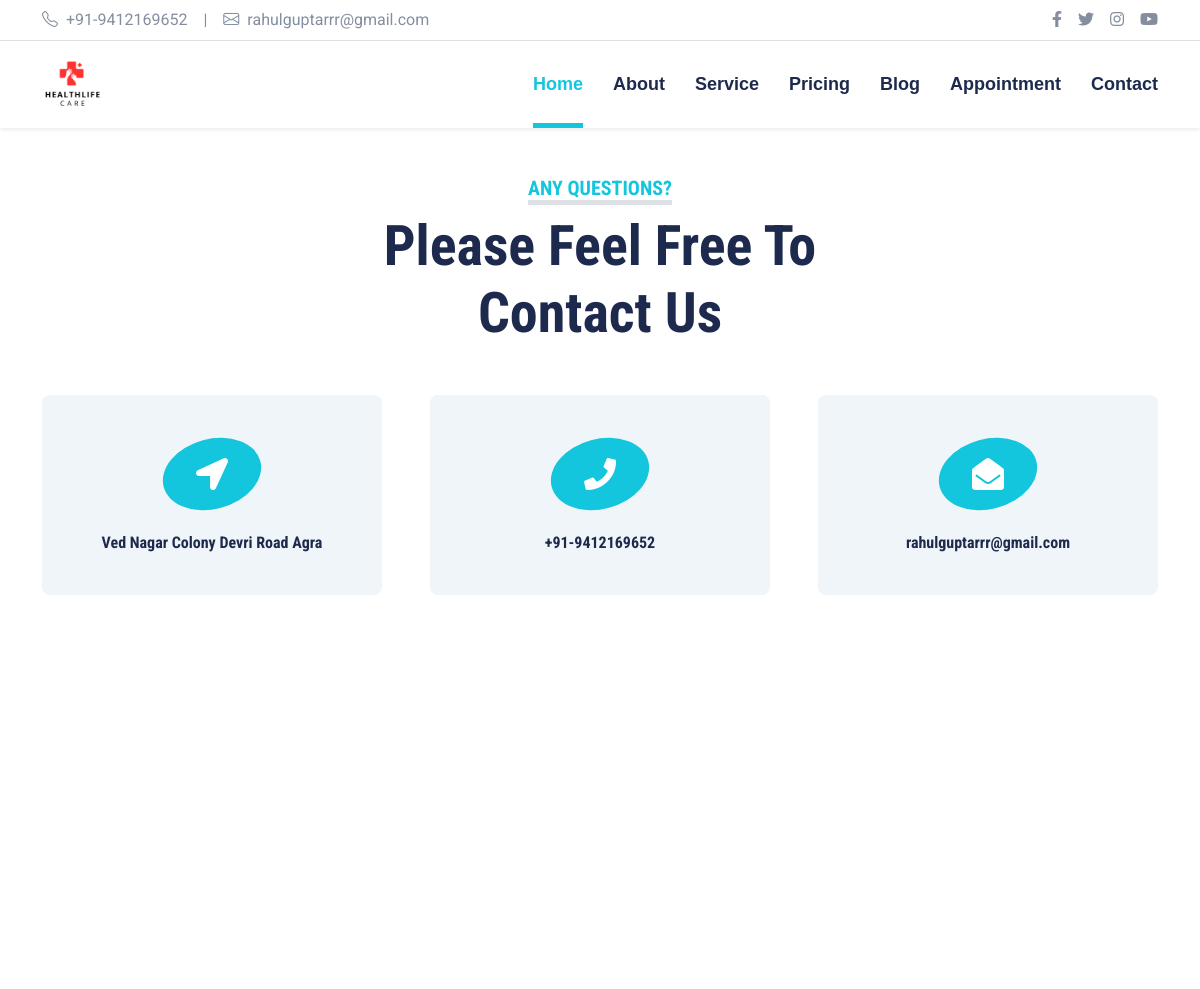
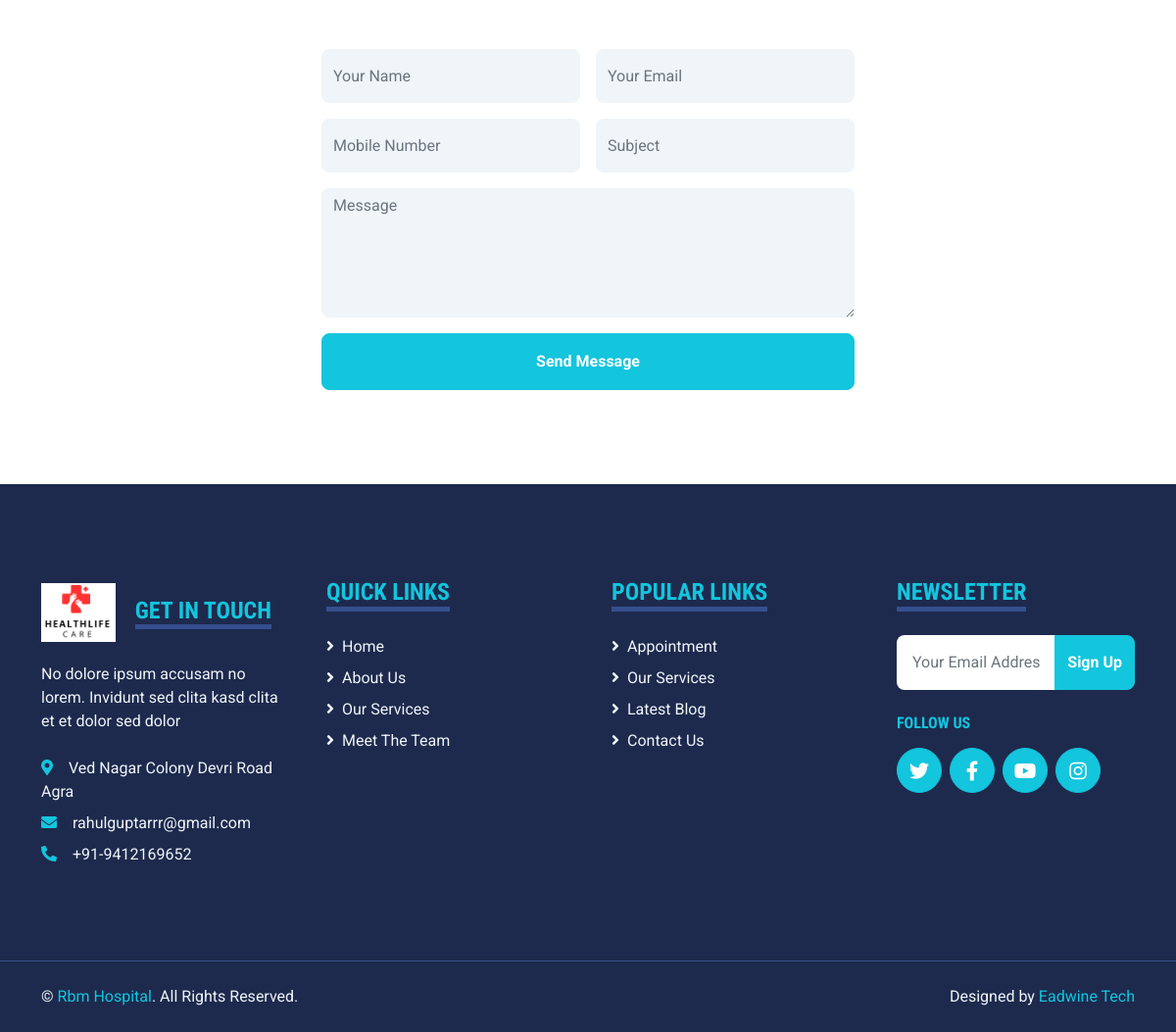
The page /contact.php on the database its author committed (2 pictures, top to bottom).
### tables this page shows
CREATE TABLE `tbl_setting` (
  `id` int(10) NOT NULL,
  `email` varchar(255) DEFAULT NULL,
  `phone1` varchar(255) DEFAULT NULL,
  `phone2` varchar(255) DEFAULT NULL,
  `address` text DEFAULT NULL,
  `address1` varchar(255) DEFAULT NULL,
  `link1` varchar(255) DEFAULT NULL,
  `link2` varchar(255) DEFAULT NULL,
  `link3` varchar(255) DEFAULT NULL,
  `link4` varchar(255) DEFAULT NULL,
  `link5` text DEFAULT NULL,
  `link6` text DEFAULT NULL,
  `map` text DEFAULT NULL,
  `description` text DEFAULT NULL,
  `about_since` varchar(255) DEFAULT NULL,
  `about_us_heading` text DEFAULT NULL,
  `about_us_sub_heading` text DEFAULT NULL,
  `about_short` text DEFAULT NULL,
  `image1` varchar(255) DEFAULT NULL,
  `thumb1` varchar(255) DEFAULT NULL,
  `image2` varchar(255) NOT NULL,
  `thumb2` varchar(255) NOT NULL,
  `image3` varchar(255) NOT NULL,
  `thumb3` varchar(255) NOT NULL,
  `image4` varchar(255) NOT NULL,
  `thumb4` varchar(255) NOT NULL,
  `image5` varchar(255) NOT NULL,
  `thumb5` varchar(255) NOT NULL,
  `top_heading` varchar(255) DEFAULT NULL,
  `about_us_narration` varchar(255) NOT NULL,
  `experience` varchar(255) NOT NULL,
  `point1` varchar(255) NOT NULL,
  `point2` varchar(255) DEFAULT NULL,
  `point3` varchar(255) DEFAULT NULL,
  `point4` varchar(255) DEFAULT NULL,
  `point5` varchar(255) NOT NULL,
  `point6` varchar(255) NOT NULL,
  `point7` varchar(255) NOT NULL,
  `point8` varchar(255) NOT NULL,
  `point9` varchar(255) NOT NULL,
  `point10` varchar(255) NOT NULL,
  `point11` varchar(255) NOT NULL,
  `point12` varchar(255) NOT NULL,
  `point13` varchar(255) NOT NULL,
  `point14` varchar(255) NOT NULL,
  `point15` varchar(255) NOT NULL,
  `point16` varchar(255) NOT NULL,
  `value1` varchar(255) NOT NULL,
  `value2` varchar(255) NOT NULL,
  `value3` varchar(255) NOT NULL,
  `value4` varchar(255) NOT NULL,
  `value5` varchar(255) NOT NULL,
  `value6` varchar(255) NOT NULL,
  `value7` varchar(255) NOT NULL,
  `value8` varchar(255) NOT NULL,
  `value9` varchar(255) NOT NULL,
  `value10` varchar(255) NOT NULL,
  `value11` varchar(255) NOT NULL,
  `value12` varchar(255) NOT NULL,
  `value13` varchar(255) NOT NULL,
  `value14` varchar(255) NOT NULL,
  `value15` varchar(255) NOT NULL,
  `value16` varchar(255) NOT NULL,
  `privacy` text DEFAULT NULL,
  `terms` text DEFAULT NULL,
  `returns` text DEFAULT NULL,
  `vission` text NOT NULL,
  `mission` text NOT NULL,
  `career_hospitality` text NOT NULL,
  `internation_intenship` text NOT NULL,
  `alumani` text NOT NULL,
  `life_after_iahm` text NOT NULL,
  `open_timing` varchar(255) NOT NULL,
  `url` varchar(255) NOT NULL
);

### config.php (called while the page is built, shortened)
<?php
$conn = mysqli_connect("localhost", "root", "","");
$db = "hospital";
mysqli_select_db($conn, $db) or die(mysqli_error($conn));
$tblSetting      = "tbl_setting";
$user_id=1;
$sql=mysqli_query($conn,"select * from $tblSetting where id='$user_id'")or die(mysqli_error($conn));
$row=mysqli_fetch_assoc($sql);

### contact.php (the view, shortened to what this page needs)
<!DOCTYPE html>
<html lang="en">
<?php include 'include/head.php'; ?>
<body>
<?php include 'include/topbar.php'; ?>
     <?php include 'include/navbar.php'; ?>
    <div class="container-fluid pt-5">
        <div class="container">
            <div class="text-center mx-auto mb-5" style="max-width: 500px;">
                <h5 class="d-inline-block text-primary text-uppercase border-bottom border-5">Any Questions?</h5>
                <h1 class="display-4">Please Feel Free To Contact Us</h1>
            </div>
            <div class="row g-5 mb-5">
                <div class="col-lg-4">
                    <div class="bg-light rounded d-flex flex-column align-items-center justify-content-center text-center" style="height: 200px;">
                        <div class="d-flex align-items-center justify-content-center bg-primary rounded-circle mb-4" style="width: 100px; height: 70px; transform: rotate(-15deg);">
                            <i class="fa fa-2x fa-location-arrow text-white" style="transform: rotate(15deg);"></i>
                        </div>
                        <h6 class="mb-0"><?= $row['address'] ?></h6>
                    </div>
                </div>
                <div class="col-lg-4">
                    <div class="bg-light rounded d-flex flex-column align-items-center justify-content-center text-center" style="height: 200px;">
                        <div class="d-flex align-items-center justify-content-center bg-primary rounded-circle mb-4" style="width: 100px; height: 70px; transform: rotate(-15deg);">
                            <i class="fa fa-2x fa-phone text-white" style="transform: rotate(15deg);"></i>
                        </div>
                        <h6 class="mb-0"><?= $row['phone1'] ?></h6>
                    </div>
                </div>
                <div class="col-lg-4">
                    <div class="bg-light rounded d-flex flex-column align-items-center justify-content-center text-center" style="height: 200px;">
                        <div class="d-flex align-items-center justify-content-center bg-primary rounded-circle mb-4" style="width: 100px; height: 70px; transform: rotate(-15deg);">
                            <i class="fa fa-2x fa-envelope-open text-white" style="transform: rotate(15deg);"></i>
                        </div>
                        <h6 class="mb-0"><?= $row['email'] ?></h6>
                    </div>
                </div>
            </div>
            <div class="row">
                <div class="col-12" style="height: 500px;">
                    <div class="position-relative h-100">
                        <iframe class="position-relative w-100 h-100"
                            src="<?= $row['url'] ?>"
                            frameborder="0" style="border:0;" allowfullscreen="" aria-hidden="false"
                            tabindex="0"></iframe>
                    </div>
                </div>
            </div>
            <div class="row justify-content-center position-relative" style="margin-top: -200px; z-index: 1;">
                <div class="col-lg-8">
                    <div class="bg-white rounded p-5 m-5 mb-0">
<form method="post" action="contact_submit.php" onsubmit="return validateForm();">
    <div class="row g-3">
        <div class="col-12 col-sm-6">
            <input type="text" name="name" class="form-control bg-light border-0" placeholder="Your Name" style="height: 55px;" required>
        </div>
        <div class="col-12 col-sm-6">
            <input type="email" name="email" class="form-control bg-light border-0" placeholder="Your Email" style="height: 55px;" required>
        </div>
        <div class="col-12 col-sm-6">
            <input type="text" name="phone" class="form-control bg-light border-0" placeholder="Mobile Number" style="height: 55px;" required>
        </div>
        <div class="col-12 col-sm-6">
            <input type="text" name="subject" class="form-control bg-light border-0" placeholder="Subject" style="height: 55px;" required>
        </div>
        <div class="col-12">
            <textarea name="message" class="form-control bg-light border-0" rows="5" placeholder="Message" required></textarea>
        </div>
        <div class="col-12">
            <button class="btn btn-primary w-100 py-3" type="submit">Send Message</button>
        </div>
    </div>
</form>
                    </div>
                </div>
            </div>
        </div>
    </div>
     <?php include 'include/footer.php'; ?>
</body>
</html>

### include/topbar.php
  <?php include 'config.php';
?>
  <div class="container-fluid py-2 border-bottom d-none d-lg-block">
       <div class="container">
           <div class="row">
               <div class="col-md-6 text-center text-lg-start mb-2 mb-lg-0">
                   <div class="d-inline-flex align-items-center">
                       <a class="text-decoration-none text-body pe-3" href=""><i class="bi bi-telephone me-2"></i><?= $row['phone1'] ?></a>
                       <span class="text-body">|</span>
                       <a class="text-decoration-none text-body px-3" href=""><i class="bi bi-envelope me-2"></i><?= $row['email'] ?></a>
                   </div>
               </div>
               <div class="col-md-6 text-center text-lg-end">
                   <div class="d-inline-flex align-items-center">
                       <a class="text-body px-2" href="<?= $row['link1'] ?>">
                           <i class="fab fa-facebook-f"></i>
                       </a>
                       <a class="text-body px-2" href="<?= $row['link2'] ?>">
                           <i class="fab fa-twitter"></i>
                       </a>
                       <a class="text-body px-2" href="<?= $row['link3'] ?>">
                           <i class="fab fa-instagram"></i>
                       </a>
                       <a class="text-body ps-2" href="<?= $row['link4'] ?>">
                           <i class="fab fa-youtube"></i>
                       </a>
                   </div>
               </div>
           </div>
       </div>
   </div>

### include/navbar.php (shortened to what this page needs)
<div class="container-fluid sticky-top bg-white shadow-sm">
    <div class="container">
        <nav class="navbar navbar-expand-lg bg-white navbar-light py-3 py-lg-0">
            <a href="index.php" class="navbar-brand">
                <img src="admin/uploads/products/<?= $row['image1'] ?>" alt="RBM Logo" style="height: 50px;">
            </a>
            <div class="collapse navbar-collapse" id="navbarCollapse">
                <div class="navbar-nav ms-auto py-0">
                    <a href="home" class="nav-item nav-link active">Home</a>
                    <a href="about-me" class="nav-item nav-link">About</a>
                    <a href="our-offerings" class="nav-item nav-link">Service</a>
                    <a href="plan" class="nav-item nav-link">Pricing</a>
                    <a href="blog" class="nav-item nav-link">Blog</a>
                    <a href="meeting" class="nav-item nav-link">Appointment</a>
                    <a href="get-in-touch" class="nav-item nav-link">Contact</a>
                </div>
            </div>
        </nav>
    </div>
</div>

### include/footer.php (shortened to what this page needs)
<?php include 'config.php'; ?>
<div class="container-fluid bg-dark text-light mt-5 py-5">
    <div class="container py-5">
        <div class="row g-5">
            <div class="col-lg-3 col-md-6">
                <a href="index.php" class="navbar-brand mb-3 d-inline-block">
                    <img src="admin/uploads/products/<?= $row['image1'] ?>" alt="RBM Logo" style="height: 60px;">
                </a>
                <h4 class="d-inline-block text-primary text-uppercase border-bottom border-5 border-secondary mb-4">
                    Get In Touch
                </h4>
                <p class="mb-4">
                    No dolore ipsum accusam no lorem. Invidunt sed clita kasd clita et et dolor sed dolor
                </p>
                <p class="mb-2">
                    <i class="fa fa-map-marker-alt text-primary me-3"></i><?= $row['address'] ?>
                </p>
                <p class="mb-2">
                    <i class="fa fa-envelope text-primary me-3"></i><?= $row['email'] ?>
                </p>
                <p class="mb-0">
                    <i class="fa fa-phone-alt text-primary me-3"></i><?= $row['phone1'] ?>
                </p>
            </div>
            <div class="col-lg-3 col-md-6">
                <h4 class="d-inline-block text-primary text-uppercase border-bottom border-5 border-secondary mb-4">
                    Quick Links
                </h4>
                <div class="d-flex flex-column justify-content-start">
                    <a class="text-light mb-2" href="index.php"><i class="fa fa-angle-right me-2"></i>Home</a>
                    <a class="text-light mb-2" href="about.php"><i class="fa fa-angle-right me-2"></i>About Us</a>
                    <a class="text-light mb-2" href="service.php"><i class="fa fa-angle-right me-2"></i>Our Services</a>
                    <a class="text-light mb-2" href="appointment.php"><i class="fa fa-angle-right me-2"></i>Meet The Team</a>
                </div>
            </div>
            <div class="col-lg-3 col-md-6">
                <h4 class="d-inline-block text-primary text-uppercase border-bottom border-5 border-secondary mb-4">
                    Popular Links
                </h4>
                <div class="d-flex flex-column justify-content-start">
                    <a class="text-light mb-2" href="appointment.php"><i class="fa fa-angle-right me-2"></i>Appointment</a>
                    <a class="text-light mb-2" href="service.php"><i class="fa fa-angle-right me-2"></i>Our Services</a>
                    <a class="text-light mb-2" href="blog.php"><i class="fa fa-angle-right me-2"></i>Latest Blog</a>
                    <a class="text-light" href="contact.php"><i class="fa fa-angle-right me-2"></i>Contact Us</a>
                </div>
            </div>
            <div class="col-lg-3 col-md-6">
                <h4 class="d-inline-block text-primary text-uppercase border-bottom border-5 border-secondary mb-4">
                    Newsletter
                </h4>
                <form action="">
                    <div class="input-group">
                        <input type="text" class="form-control p-3 border-0" placeholder="Your Email Address">
                        <button class="btn btn-primary">Sign Up</button>
                    </div>
                </form>
                <h6 class="text-primary text-uppercase mt-4 mb-3">Follow Us</h6>
                <div class="d-flex">
                    <a class="btn btn-lg btn-primary btn-lg-square rounded-circle me-2" href="<?= $row['link2'] ?>">
                        <i class="fab fa-twitter"></i>
                    </a>
                    <a class="btn btn-lg btn-primary btn-lg-square rounded-circle me-2" href="<?= $row['link1'] ?>">
                        <i class="fab fa-facebook-f"></i>
                    </a>
                    <a class="btn btn-lg btn-primary btn-lg-square rounded-circle me-2" href="<?= $row['link4'] ?>">
                        <i class="fab fa-youtube"></i>
                    </a>
                    <a class="btn btn-lg btn-primary btn-lg-square rounded-circle" href="<?= $row['link3'] ?>">
                        <i class="fab fa-instagram"></i>
                    </a>
                </div>
            </div>
        </div>
    </div>
</div>
<div class="container-fluid bg-dark text-light border-top border-secondary py-4">
    <div class="container">
        <div class="row g-5">
            <div class="col-md-6 text-center text-md-start">
                <p class="mb-md-0">
                    &copy; <a class="text-primary" href="#">Rbm Hospital</a>. All Rights Reserved.
                </p>
            </div>
            <div class="col-md-6 text-center text-md-end">
                <p class="mb-0">
                    Designed by <a class="text-primary" href="#">Eadwine Tech</a>
                </p>
            </div>
        </div>
    </div>
</div>

### css/style.css (style rules this page uses)
:root { --primary: #13C5DD; --secondary: #354F8E; --light: #EFF5F9; --dark: #1D2A4D; }
.btn { font-weight: 700; transition: .5s; }
.btn-primary { color: #FFFFFF; }
.btn-lg-square { width: 46px; height: 46px; }
.btn-square, .btn-sm-square, .btn-lg-square { padding-left: 0; padding-right: 0; text-align: center; }
.navbar-light .navbar-nav .nav-link { font-family: 'Jost', sans-serif; position: relative; margin-left: 30px; padding: 30px 0; font-size: 18px; font-weight: 700; color: var(--dark); outline: none; transition: .5s; }
.navbar-light .navbar-nav .nav-link:hover, .navbar-light .navbar-nav .nav-link.active { color: var(--primary); }
@media (min-width: 992px) { .navbar-light .navbar-nav .nav-link::before { position: absolute; content: ""; width: 0; height: 5px; bottom: 0; left: 50%; background: var(--primary); transition: .5s; } }
@media (min-width: 992px) { .navbar-light .navbar-nav .nav-link:hover::before, .navbar-light .navbar-nav .nav-link.active::before { width: 100%; left: 0; } }

### rows shown on the page
tbl_setting: phone1 "+91-9412169652", email "rahulguptarrr@gmail.com", image1 (picture), address "Ved Nagar Colony Devri Road Agra"
